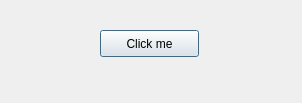
<?xml version="1.0" encoding="UTF-8"?>
<ui version="4.0">
 <class>Dialog</class>
 <widget class="QDialog" name="Dialog">
  <property name="geometry">
   <rect>
    <x>0</x>
    <y>0</y>
    <width>302</width>
    <height>103</height>
   </rect>
  </property>
  <property name="windowTitle">
   <string>Dialog</string>
  </property>
  <widget class="QPushButton" name="pushButton">
   <property name="geometry">
    <rect>
     <x>100</x>
     <y>30</y>
     <width>99</width>
     <height>27</height>
    </rect>
   </property>
   <property name="text">
    <string>Click me</string>
   </property>
  </widget>
 </widget>
 <layoutdefault spacing="6" margin="11"/>
 <resources/>
 <connections/>
</ui>
